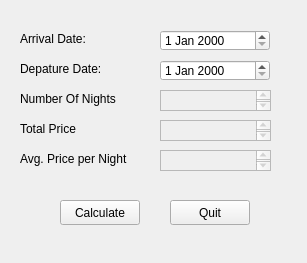
<?xml version="1.0" encoding="UTF-8"?>
<ui version="4.0">
 <class>~~name~~</class>
 <widget class="QWidget" name="~~name~~">
  <property name="geometry">
   <rect>
    <x>0</x>
    <y>0</y>
    <width>307</width>
    <height>263</height>
   </rect>
  </property>
  <property name="windowTitle">
   <string>~~name~~</string>
  </property>
  <widget class="QPushButton" name="calculateButton">
   <property name="geometry">
    <rect>
     <x>60</x>
     <y>200</y>
     <width>80</width>
     <height>25</height>
    </rect>
   </property>
   <property name="text">
    <string>Calculate</string>
   </property>
  </widget>
  <widget class="QPushButton" name="exitButton">
   <property name="geometry">
    <rect>
     <x>170</x>
     <y>200</y>
     <width>80</width>
     <height>25</height>
    </rect>
   </property>
   <property name="text">
    <string>Quit</string>
   </property>
  </widget>
  <widget class="QDateEdit" name="arrivalDate">
   <property name="geometry">
    <rect>
     <x>160</x>
     <y>30</y>
     <width>110</width>
     <height>21</height>
    </rect>
   </property>
  </widget>
  <widget class="QLabel" name="label">
   <property name="geometry">
    <rect>
     <x>20</x>
     <y>30</y>
     <width>131</width>
     <height>17</height>
    </rect>
   </property>
   <property name="text">
    <string>Arrival Date:</string>
   </property>
  </widget>
  <widget class="QLabel" name="label_2">
   <property name="geometry">
    <rect>
     <x>20</x>
     <y>60</y>
     <width>131</width>
     <height>17</height>
    </rect>
   </property>
   <property name="text">
    <string>Depature Date:</string>
   </property>
  </widget>
  <widget class="QDateEdit" name="departureDate">
   <property name="geometry">
    <rect>
     <x>160</x>
     <y>60</y>
     <width>110</width>
     <height>21</height>
    </rect>
   </property>
  </widget>
  <widget class="QLabel" name="label_3">
   <property name="geometry">
    <rect>
     <x>20</x>
     <y>90</y>
     <width>131</width>
     <height>17</height>
    </rect>
   </property>
   <property name="text">
    <string>Number Of Nights</string>
   </property>
  </widget>
  <widget class="QTextEdit" name="numberNights">
   <property name="enabled">
    <bool>false</bool>
   </property>
   <property name="geometry">
    <rect>
     <x>160</x>
     <y>90</y>
     <width>111</width>
     <height>21</height>
    </rect>
   </property>
  </widget>
  <widget class="QLabel" name="label_4">
   <property name="geometry">
    <rect>
     <x>20</x>
     <y>120</y>
     <width>131</width>
     <height>17</height>
    </rect>
   </property>
   <property name="text">
    <string>Total Price</string>
   </property>
  </widget>
  <widget class="QTextEdit" name="totalPrice">
   <property name="enabled">
    <bool>false</bool>
   </property>
   <property name="geometry">
    <rect>
     <x>160</x>
     <y>120</y>
     <width>111</width>
     <height>21</height>
    </rect>
   </property>
  </widget>
  <widget class="QLabel" name="label_5">
   <property name="geometry">
    <rect>
     <x>20</x>
     <y>150</y>
     <width>131</width>
     <height>17</height>
    </rect>
   </property>
   <property name="text">
    <string>Avg. Price per Night</string>
   </property>
  </widget>
  <widget class="QTextEdit" name="avgPricePerNight">
   <property name="enabled">
    <bool>false</bool>
   </property>
   <property name="geometry">
    <rect>
     <x>160</x>
     <y>150</y>
     <width>111</width>
     <height>21</height>
    </rect>
   </property>
  </widget>
 </widget>
 <resources/>
 <connections/>
</ui>
